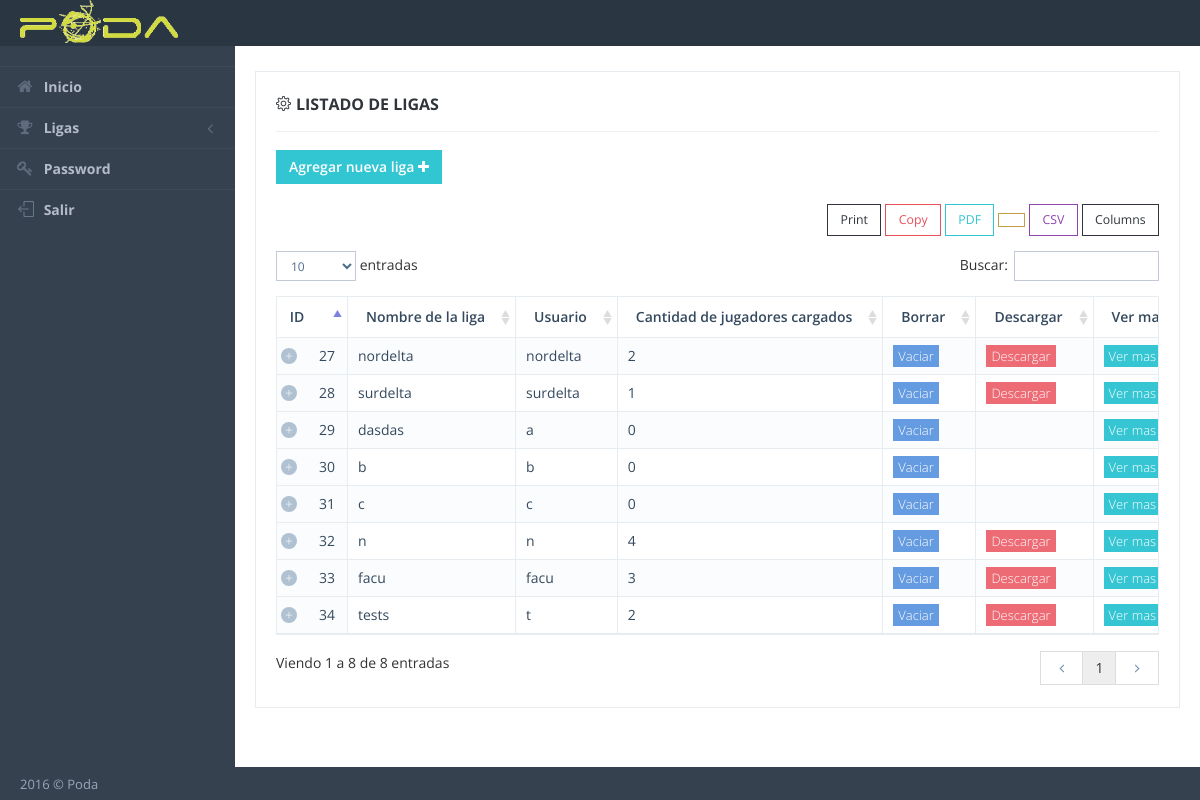
The app's page /lista_liga.php (signed in) with its own data.
### tables this page shows
CREATE TABLE IF NOT EXISTS `liga` (
  `id` int(11) NOT NULL,
  `nombre` varchar(255) NOT NULL
);

CREATE TABLE IF NOT EXISTS `usuarios` (
  `id` int(11) NOT NULL,
  `usuario` varchar(255) NOT NULL,
  `password` varchar(255) NOT NULL,
  `administrador` varchar(255) NOT NULL,
  `id_liga` varchar(255) NOT NULL
);

### clases/Database.php (called while the page is built, shortened)
<?php
class Database {
    private $link;
    public function __construct(){
        $this->host   = "localhost";
        $this->username    = "root";
        $this->password    = "1682951";
        $this->database    = "poda";
        $this->link = mysqli_connect($this->host, $this->username, $this->password, $this->database);
        return true;
    }
    public function query($query) {
        $result = mysqli_query($this->link, $query);
        return $result;
    }
}
?>

### lista_liga.php (the view, shortened to what this page needs)
<?php
    include_once('include/header.php');
    $ligas = $db->query("select * from liga");
?>
            <div class="page-content-wrapper">
                <div class="page-content">
                    <div class="row">
                        <div class="col-md-12">
                            <div class="portlet light bordered">
                                <div class="portlet-title">
                                    <div class="caption font-dark">
                                        <i class="icon-settings font-dark"></i>
                                        <span class="caption-subject bold uppercase"> Listado de ligas </span>
                                    </div>
                                </div>
                                <div class="portlet-body">
                                    <div class="table-toolbar">
                                        <div class="row">
                                            <div class="col-md-6">
                                                <div class="btn-group">
                                                    <a href="agregar_liga.php">
                                                        <button id="sample_editable_1_new" class="btn sbold green"> Agregar nueva liga <i class="fa fa-plus"></i></button>
                                                    </a>
                                                </div>
                                            </div>
                                        </div>
                                    </div>
                                    <table class="table table-striped table-bordered table-hover table-checkable order-column" id="sample_1">
                                        <thead>
                                            <tr>
                                                <th> ID</th>
                                                <th> Nombre de la liga </th>
                                                <th> Usuario </th>
                                                <th> Cantidad de jugadores cargados </th>
                                                <th> Borrar </th>
                                                <th> Descargar </th>
                                                <th> Ver mas</th>
                                            </tr>
                                        </thead>
                                        <tbody>
                                        <?php
                                        while ($row = mysqli_fetch_array($ligas)) {
                                            $query = "SELECT count(*) as cantidad from jugadores where id_liga = ".$row['id'];
                                            $ligas2 = mysqli_fetch_assoc($db->query($query));
                                            $query = "SELECT * from usuarios where id_liga = ".$row['id'];
                                            $usuario = mysqli_fetch_assoc($db->query($query));
                                            echo "<tr class='odd gradeX'>";
                                            echo "<td>".$row['id']."</td>";
                                            echo "<td>".$row['nombre']."</td>";
                                            echo "<td>".$usuario['usuario']."</td>";
                                            echo "<td>".$ligas2['cantidad']."</td>";
                                            echo "<td><a href='delete.php?id=".$row['id']."' ><span class='label label-sm label-info'> Vaciar </span></a></td>";
                                            if($ligas2['cantidad'] > 0)
                                                echo "<td><a href='descargar.php?id=".$row['id']."'><span class='label label-sm label-danger'> Descargar </span></a></td>";
                                            else
                                                echo "<td></td>";
                                            echo "<td><a href='detalle_liga.php?id=".$row['id']."' ><span class='label label-sm label-success'> Ver mas </span></a></td>";
                                        } ?>
                                        </tbody>
                                    </table>
                                </div>
                            </div>
                        </div>
                    </div>
                </div>
            </div>
        </div>
<?php
    include_once('include/footer.php');
?>

### include/header.php (shortened to what this page needs)
<?php
    include_once("clases/Database.php");
    $db = new Database();
    $id = $_SESSION['id'];
    $result = @mysqli_fetch_assoc($db->query("select * from usuarios where id = '$id'"));
    if($result['administrador'] == 1)
        $esAdmin = true;
    else
        $esAdmin = false;
?>
<!DOCTYPE html>
<html lang="en">
    <head>
        <link href="assets/global/plugins/font-awesome/css/font-awesome.min.css" rel="stylesheet" type="text/css" />
        <link href="assets/global/plugins/simple-line-icons/simple-line-icons.min.css" rel="stylesheet" type="text/css" />
        <link href="assets/global/plugins/bootstrap/css/bootstrap.min.css" rel="stylesheet" type="text/css" />
        <link href="assets/global/plugins/uniform/css/uniform.default.css" rel="stylesheet" type="text/css" />
        <link href="assets/global/plugins/bootstrap-switch/css/bootstrap-switch.min.css" rel="stylesheet" type="text/css" />
        <link href="assets/global/plugins/datatables/datatables.min.css" rel="stylesheet" type="text/css" />
        <link href="assets/global/plugins/datatables/plugins/bootstrap/datatables.bootstrap.css" rel="stylesheet" type="text/css" />
        <link href="assets/global/plugins/bootstrap-fileinput/bootstrap-fileinput.css" rel="stylesheet" type="text/css" />
        <link href="assets/global/css/components.min.css" rel="stylesheet" id="style_components" type="text/css" />
        <link href="assets/global/css/plugins.min.css" rel="stylesheet" type="text/css" />
        <link href="assets/layouts/layout/css/layout.min.css" rel="stylesheet" type="text/css" />
        <link href="assets/layouts/layout/css/themes/darkblue.min.css" rel="stylesheet" type="text/css" id="style_color" />
        <link href="assets/layouts/layout/css/custom.min.css" rel="stylesheet" type="text/css" />
    </head>
    <body class="page-header-fixed page-sidebar-closed-hide-logo page-content-white">
        <div class="page-header navbar navbar-fixed-top">
            <div class="page-header-inner ">
                <div class="page-logo">
                    <a href="home.php">
                        <img src="img/logo.png" alt="logo" width="160px" />
                    </a>
                </div>
            </div>
        </div>
        <div class="page-container">
            <div class="page-sidebar-wrapper">
                <div class="page-sidebar navbar-collapse collapse">
                    <ul class="page-sidebar-menu  page-header-fixed " data-keep-expanded="false" data-auto-scroll="true" data-slide-speed="200" style="padding-top: 20px">
                        <li class="nav-item ">
                            <a href="home.php" class="nav-link nav-toggle">
                                <i class="fa fa-home"></i>
                                <span class="title"><b>Inicio</b></span>
                            </a>
                        </li>
                        <?php
                        if($esAdmin){
                        ?>
                        <li class="nav-item  ">
                            <a href="javascript:;" class="nav-link nav-toggle">
                                <i class="fa fa-trophy"></i>
                                <span class="title"><b>Ligas</b></span>
                            </a>
                        </li>
                        <li class="nav-item  ">
                            <a href="password-admin.php" class="nav-link nav-toggle">
                                <i class="fa fa-key"></i>
                                <span class="title"><b>Password</b></span>
                            </a>
                        </li>
                        <?php
                        }
                        ?>
                        <li class="nav-item  ">
                            <a href="logout.php" class="nav-link nav-toggle">
                                <i class="icon-logout"></i>
                                <span class="title"><b>Salir</b></span>
                            </a>
                        </li>
                    </ul>
                </div>
            </div>

### include/footer.php (shortened to what this page needs)
        <div class="page-footer">
            <div class="page-footer-inner"> 2016 &copy; Poda
            </div>
        </div>
    </body>
</html>

### records on screen
liga: id "27", nombre "nordelta", usuarios.usuario "nordelta", cantidad "2"
liga: id "28", nombre "surdelta", usuarios.usuario "surdelta", cantidad "1"
liga: id "29", nombre "dasdas", usuarios.usuario "a", cantidad "0"
liga: id "30", nombre "b", usuarios.usuario "b", cantidad "0"
liga: id "31", nombre "c", usuarios.usuario "c", cantidad "0"
liga: id "32", nombre "n", usuarios.usuario "n", cantidad "4"
liga: id "33", nombre "facu", usuarios.usuario "facu", cantidad "3"
liga: id "34", nombre "tests", usuarios.usuario "t", cantidad "2"
